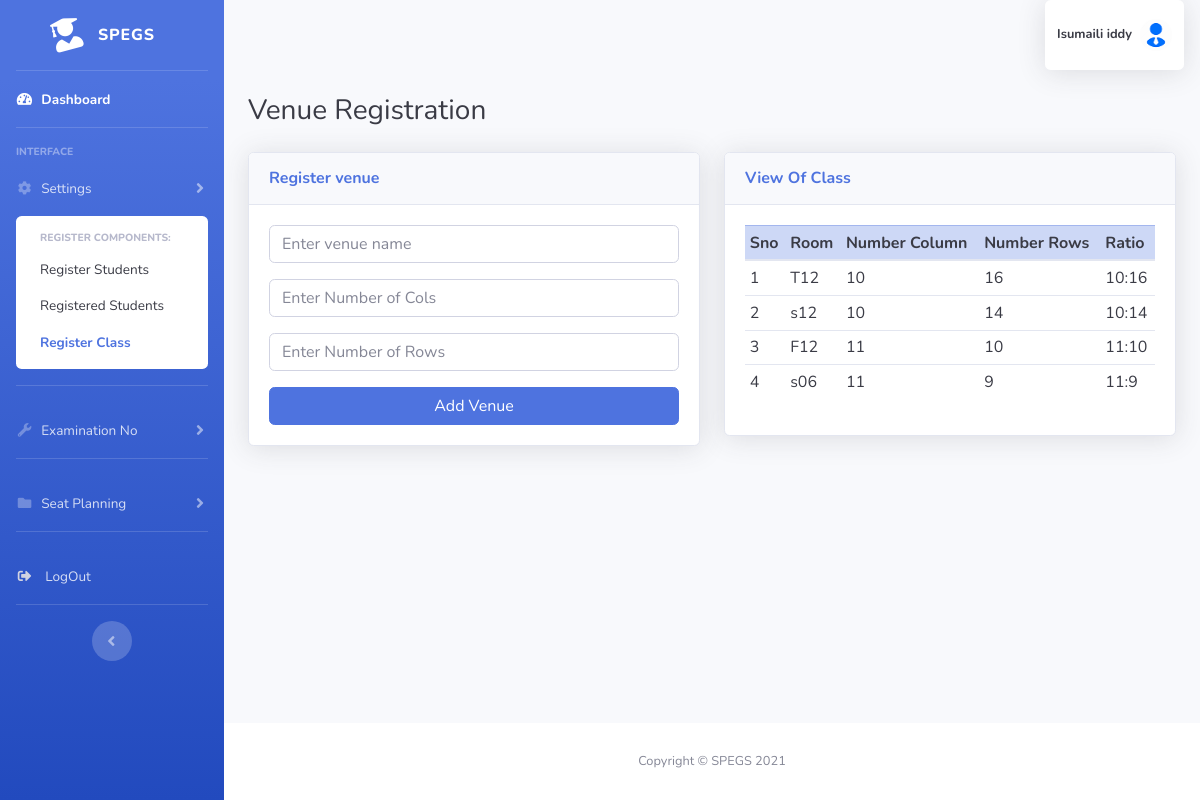
Page /classroom.php (signed in) on the committed database.
### tables this page shows
CREATE TABLE `user` (
  `id` int(11) NOT NULL,
  `firstname` varchar(45) NOT NULL,
  `lastname` varchar(45) NOT NULL,
  `gender` varchar(45) NOT NULL,
  `email` varchar(45) NOT NULL,
  `password` varchar(128) NOT NULL,
  `status` int(11) DEFAULT NULL,
  `account` int(11) DEFAULT NULL
);

CREATE TABLE `classroom` (
  `id` int(11) NOT NULL,
  `roomname` varchar(45) NOT NULL,
  `cols` varchar(45) NOT NULL,
  `_rows` varchar(45) NOT NULL
);

### session.php (called while the page is built, shortened)
<?php
if(!isset($_SESSION['email'])){
	echo "<script>alert('PLEASE LOGIN: ACCESS DENIAL')</script>";
	header("refresh:0, url=index.php");
	exit;
}else{
	$user=$_SESSION['email'];
}
?>

### classroom.php (the view, shortened to what this page needs)
<!DOCTYPE html>
<html lang="en">
<head>
<?php
require_once("session.php");
include('arrangement/header.php');
?>
</head>
<body id="page-top">
  <div id="wrapper">
    <ul class="navbar-nav bg-gradient-primary sidebar sidebar-dark accordion" id="accordionSidebar">
      <a class="sidebar-brand d-flex align-items-center justify-content-center" href="dashboard.php">
        <div class="sidebar-brand-icon rotate-n-15">
          <i class="fas fa-user-graduate"></i>
        </div>
        <div class="sidebar-brand-text mx-3">SPEGS</div>
      </a>
      <hr class="sidebar-divider my-0">
      <li class="nav-item active">
        <a class="nav-link" href="dashboard.php">
          <i class="fas fa-fw fa-tachometer-alt"></i>
          <span>Dashboard</span></a>
      </li>
      <hr class="sidebar-divider">
      <div class="sidebar-heading">
        Interface
      </div>
      <li class="nav-item">
        <a class="nav-link collapsed" href="#" data-toggle="collapse" data-target="#collapseTwo" aria-expanded="true" aria-controls="collapseTwo">
          <i class="fas fa-fw fa-cog"></i>
          <span>Settings</span>
        </a>
        <div id="collapseTwo" class="collapse show" aria-labelledby="headingTwo" data-parent="#accordionSidebar">
        <div class="bg-white py-2 collapse-inner rounded ">
            <h6 class="collapse-header">Register Components:</h6>
            <a class="collapse-item  " href="register_student.php">Register Students</a>
            <a class="collapse-item " href="registered.php">Registered Students</a>
            <a class="collapse-item active" href="classroom.php">Register
            Class</a>
          </div>
        </div>
      </li>
<hr class="sidebar-divider">
      <li class="nav-item">
        <a class="nav-link collapsed" href="#" data-toggle="collapse" data-target="#collapseUtilities" aria-expanded="true" aria-controls="collapseUtilities">
          <i class="fas fa-fw fa-wrench"></i>
          <span>Examination No</span>
        </a>
      </li>
      <hr class="sidebar-divider">
      <li class="nav-item">
        <a class="nav-link collapsed" href="#" data-toggle="collapse" data-target="#collapsePages" aria-expanded="true" aria-controls="collapsePages">
          <i class="fas fa-fw fa-folder"></i>
          <span>Seat Planning</span>
        </a>
      </li>
<hr class="sidebar-divider">
      <li class="nav-item">
        <a class="nav-link" href="logout.php">
          <i class="fas fa-sign-out-alt fa-sm fa-fw mr-2 text-gray-400"></i>
          <span>LogOut</span></a>
      </li>
      <hr class="sidebar-divider d-none d-md-block">
      <div class="text-center d-none d-md-inline">
        <button class="rounded-circle border-0" id="sidebarToggle"></button>
      </div>
    </ul>
    <div id="content-wrapper" class="d-flex flex-column">
      <div id="content">
<nav class="navbar navbar-expand navbar-light bg-light topbar mb-4 static-top">
  <ul class="navbar-nav ml-auto">
    <?php
    $sql =mysqli_query($connection,"SELECT * FROM user WHERE email='$user'");
    $fetch=mysqli_fetch_array($sql);
    $first=$fetch['firstname'];
    $last=$fetch['lastname'];
    $fullname = $first.' '.$last;
    ?>
    <li class="nav-item dropdown no-arrow bg-white rounded shadow">
      <a class="nav-link dropdown-toggle" href="#" id="userDropdown" role="button" data-toggle="dropdown" aria-haspopup="true" aria-expanded="false">
        <span class="mr-2 d-none d-lg-inline text-gray-900 font-weight-bold small"> <?php echo $fullname; ?> </span>
        <img class="img-profile rounded-circle" src="./img/avatar.png" width="60" height="60">
      </a>
    </li>
  </ul>
</nav>
        <div class="container-fluid">
          <h1 class="h3 mb-4 text-gray-900">Venue Registration</h1>
          <div class="row">
            <div class="col-lg-6">
              <div class="card shadow mb-4">
                <div class="card-header py-3">
                  <h6 class="m-0 font-weight-bold text-primary">Register venue</h6>
                </div>
                <div class="card-body">
                <form class="" method="POST">
                    <div class="form-group">
                      <input type="text" class="form-control form-control-user" id="" name="roomname" placeholder="Enter venue name">
                    </div>
                    <div class="form-group">
                      <input type="number" class="form-control form-control-user" id="" name="cols" placeholder="Enter Number of Cols">
                    </div>
                    <div class="form-group">
                      <input type="number" class="form-control form-control-user" id="" name="rows" placeholder="Enter Number of Rows">
                    </div>
                    <input type="submit" value="Add Venue" name="colrow" class="btn btn-primary btn-user btn-block">
                  </form>
                </div>
              </div>
            </div>
            <div class="col-lg-6">
              <div class="card shadow mb-4">
                <div class="card-header py-3">
                  <h6 class="m-0 font-weight-bold text-primary">View Of Class</h6>
                </div>
                <div class="card-body">
                <div class="table-responsive">
                <table class="table table-borderedless table-sm w-100 text-gray-900" id="dataTable" cellspacing="0">
                  <thead class="table-primary">
                    <tr>
                      <th>Sno</th>
                      <th>Room</th>
                      <th>Number Column</th>
                      <th>Number Rows</th>
                      <th>Ratio</th>
                    </tr>
                  </thead>
                  <tbody>
                  <?php
                  if (isset($_POST['search'])) {
                    $ser =$_POST['searchValue'];
                    $que ="SELECT * FROM classroom WHERE CONCAT(`id`, `roomname`, `cols`, `_rows`) LIKE '%".$ser."%'";
                    $s_r = filter($que);
                  } else {
                    $que = "SELECT * FROM classroom";
                    $s_r = filter($que);
                  }
                   function filter($que){
                    $connection = mysqli_connect('localhost','root','secret','spegs_v2');
                     $filter_result = mysqli_query($connection,$que);
                     return $filter_result;
                   }
  $no =1;
  while( $row =mysqli_fetch_assoc($s_r)){
    $name =$row['roomname'];
    $col =$row['cols'];
   $row =$row['_rows'];
   ?>
                <tr>
                 <td><?php echo $no; ?></td>
                 <td><?php echo $name; ?></td>
                 <td><?php echo $col; ?></td>
                 <td><?php echo $row; ?></td>
                 <td><?php echo $col.':'.$row; ?></td>
                 </tr>
                    <?php $no++;} ?>
                  </tbody>
                </table>
              </div>
                </div>
              </div>
            </div>
          </div>
        </div>
      </div>
      <footer class="sticky-footer bg-white">
        <div class="container my-auto">
          <div class="copyright text-center my-auto">
            <span>Copyright &copy; SPEGS 2021</span>
          </div>
        </div>
      </footer>
    </div>
  </div>
</body>
</html>

### rows in the picture
user: fullname "Isumaili iddy"
classroom: roomname "T12", cols "10", _rows "16"
classroom: roomname "s12", cols "10", _rows "14"
classroom: roomname "F12", cols "11", _rows "10"
classroom: roomname "s06", cols "11", _rows "9"
